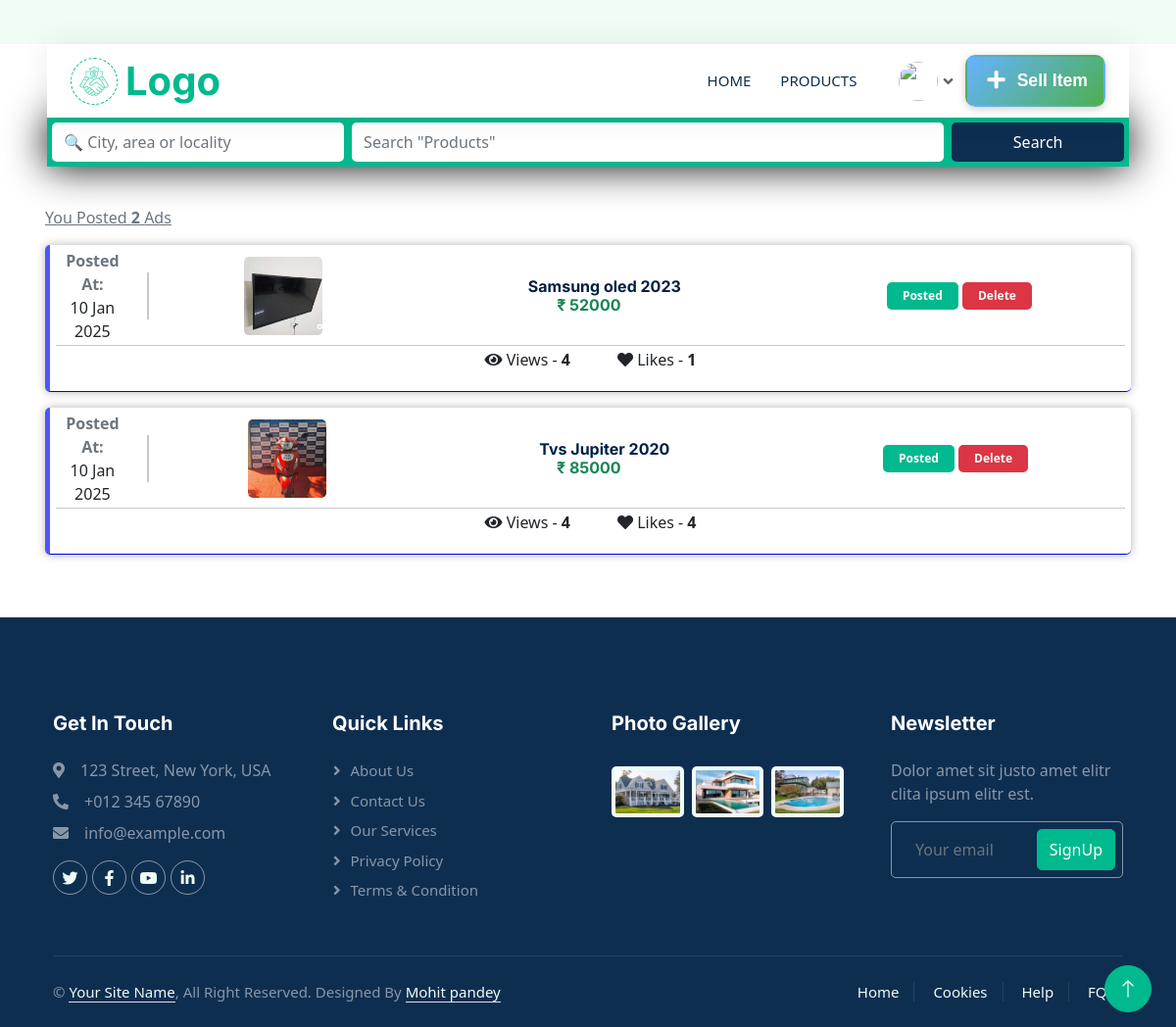
/your-posted?top?ads-view&details/ (signed in), run on an earlier commit of the app's database.
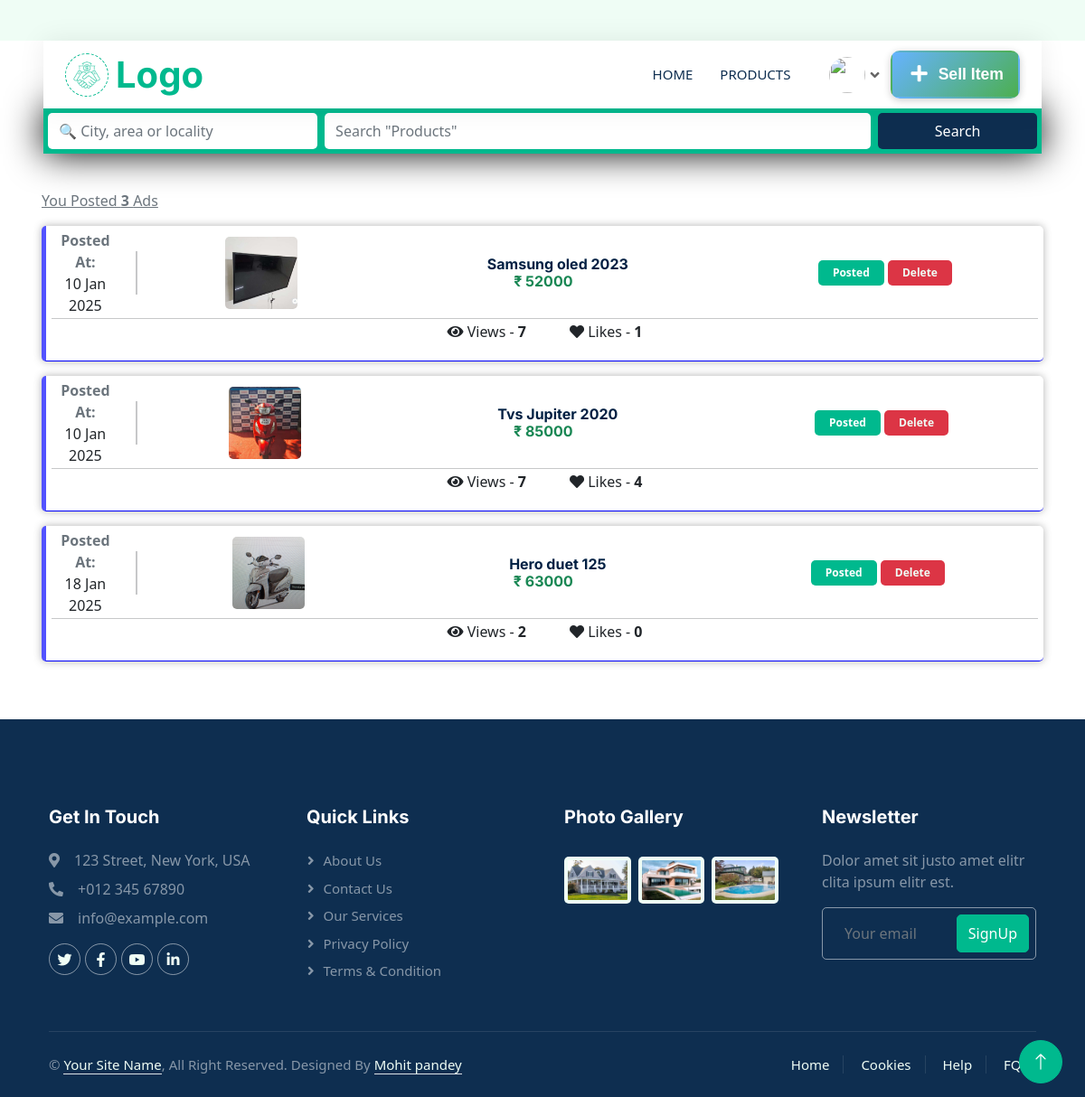
And on a later commit of the database.
### home/models.py (models this page shows, shortened)
class Product(models.Model):
    brand = models.CharField(max_length=200, default='', blank=True)
    title = models.CharField(max_length=200)
    description = models.TextField()
    price = models.IntegerField()
    location = models.TextField(default='', blank=True)
    created_at = models.DateTimeField(auto_now_add=True)
    updated_at = models.DateTimeField(auto_now=True)
    seller = models.ForeignKey(CustomUser, on_delete=models.CASCADE)  # Link to user model
    category = models.ForeignKey(Category, related_name='products', on_delete=models.SET_NULL, null=True, blank=True)
    slug = models.SlugField(unique=True, blank=True)
    condition_choices = [
        ('new', 'New'),
        ('used', 'Used'),
    ]
    condition = models.CharField(max_length=20, choices=condition_choices, default='used')
    views = models.IntegerField(default=0, null=True, blank=True)
    likes = models.IntegerField(default=0, null=True, blank=True)

class ProductImages(models.Model):
    product = models.ForeignKey(Product, on_delete=models.CASCADE)
    image1 = models.ImageField(upload_to=user_directory_path, blank=True, null=True)
    image2 = models.ImageField(upload_to=user_directory_path, blank=True, null=True)
    image3 = models.ImageField(upload_to=user_directory_path, blank=True, null=True)
    image4 = models.ImageField(upload_to=user_directory_path, blank=True, null=True)
    user = models.ForeignKey(CustomUser, on_delete=models.CASCADE)

### home/views.py (the view)
# urls.py: path('your-posted?top?ads-view&details/', views.adsPage, name="adspage"),
@login_required
def adsPage(request):
    if 'address' in request.GET or 'prod' in request.GET:
        search_results = search_products(request)  # call search function
        if search_results.exists():  # Render search results only if they exist
            return render(request, "allProducts.html", {'products': search_results})
        else:
            return render(request, "allProducts.html")
    auth_response = handle_user_auth(request)  # call authentication function
    if auth_response:
        return auth_response  # Redirect if authentication actions occurred
    product_ads = Product.objects.filter(seller=request.user)
    for product in product_ads:
        product.images = ProductImages.objects.filter(product=product)
    context = {'products': product_ads}
    return render(request, 'adsPage.html',context)

### home/templates/adsPage.html (shortened to what this page needs)
{% extends 'base.html' %}
{% load static %}
{% block css %}
  <link rel="stylesheet" href="{% static 'Css/adsPage.css' %}" />
{% endblock %}
{% block body %}
  {% include 'navbar.html' %}
  {% if products %}
    <div class="container p-3 adsbox mt-4">
      <div class="totalads">
        <p class="mb-0 text-muted">
          <u>You Posted <b>{{ products.count }}</b> Ads</u>
        </p>
      </div>
      {% for product in products %}
        <div class="card adcard mt-3 px-1 py-1">
          <div class="d-flex adsbox text-center align-items-center">
            <div class="me-3">
              <strong class="text-muted">Posted At:</strong>
              <p class="mb-0">{{ product.created_at|date:'d M Y' }}</p>
            </div>
            <div class="adsinfo text-center">
              <div>
                <div class="me-3">
                  <img src="{{ product.images.first.image1.url }}" alt="Product Image" class="img-fluid" style="width: 80px; height: 80px; object-fit: cover; border-radius: 5px;" />
                </div>
              </div>
              <div class="text-center">
                <div class="me-3">
                  <h6 class="mb-0 text-truncate">{{ product.title|truncatechars:'20' }}</h6>
                </div>
                <div class="me-5">
                  <h6 class="text-success fw-bold mb-0">₹ {{ product.price }}</h6>
                </div>
              </div>
              <div>
                <a class="badge my-2 py-2 px-3 bg-primary">Posted</a>
                <a href="{% url 'deletead' product.slug %}" class="badge text-light py-2 px-3 bg-danger">Delete</a>
              </div>
            </div>
          </div>
          <hr style="margin: 2px;" />
          <div class="d-flex m-0 justify-content-center">
            <p class="me-5">
              <i class="fas fa-eye"></i> Views - <strong>{{ product.views }}</strong>
            </p>
            <p>
              <i class="fas fa-heart"></i> Likes - <strong>{{ product.likes }}</strong>
            </p>
          </div>
        </div>
      {% endfor %}
    </div>
  {% endif %}
{% endblock %}

What changed in the data, as far as the page shows it:
changed Product "Samsung oled 2023": views "4" → "7"
changed Product "Tvs Jupiter 2020": views "4" → "7"
added Product: created_at "18 Jan 2025", images.first.image1 (picture), title "Hero duet 125", price "63000", views "2", likes "0"
Also different on the page:
{{ products.count }}: "2" → "3"
